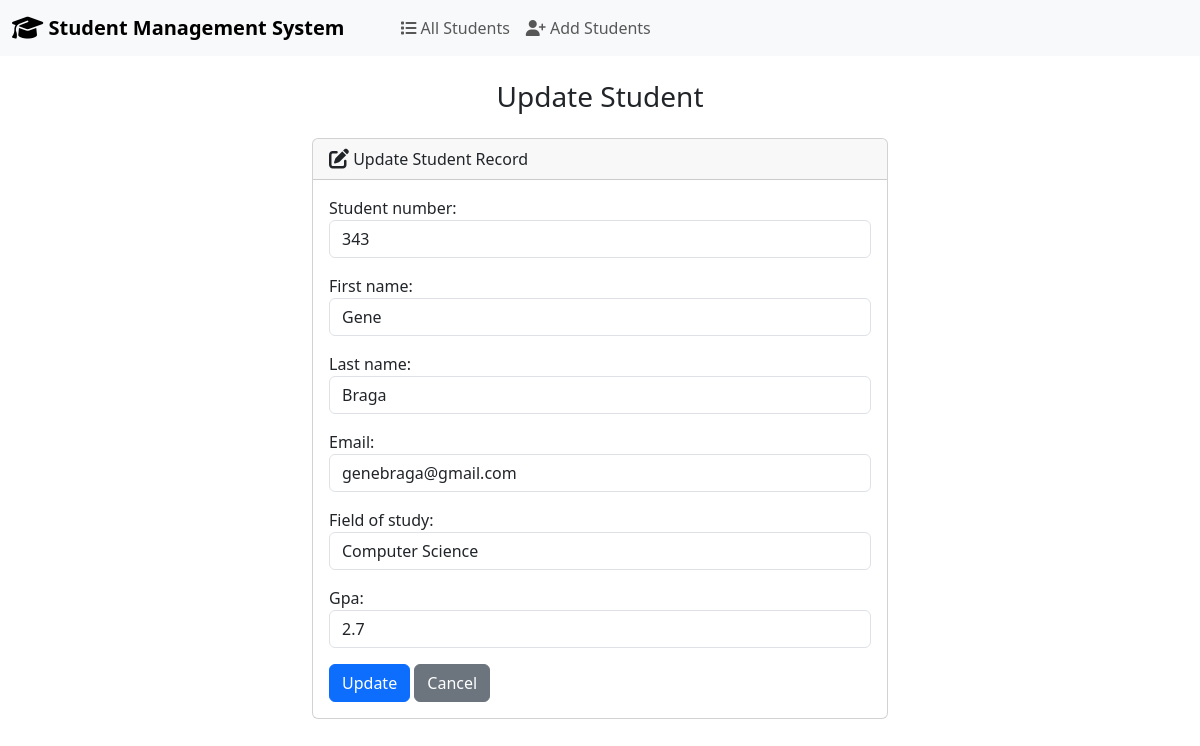
Page /edit/1/ on the committed database.
### students/models.py (models this page shows, shortened)
class Student(models.Model):
    student_number = models.PositiveIntegerField()
    first_name = models.CharField(max_length=50)
    last_name = models.CharField(max_length=50)
    email = models.EmailField(max_length=100)
    field_of_study = models.CharField(max_length = 100)
    gpa = models.FloatField()

### students/views.py (the view)
# urls.py: path('edit/<int:id>/', views.edit, name='edit'),
def edit(request, id):
    if request.method == 'POST':
        student = Student.objects.get(pk=id)
        form = StudentForm(request.POST, instance=student)
        if form.is_valid():
            form.save()
            return render(request, 'students/edit.html', {
                'form': form,
                'success': True
            })
    else:
        student = Student.objects.get(pk=id)
        form = StudentForm(instance = student)
    return render(request, 'students/edit.html', {
        'form': form
    })

### students/forms.py
class StudentForm(forms.ModelForm):
    class Meta:
        model = Student
        fields = ['student_number', 'first_name', 'last_name', 'email', 'field_of_study', 'gpa']
        label = {
            'student_number': 'Student Number',
            'first_name': 'First Name',
            'last_name': 'Last Name',
            'email': 'Email',
            'field_of_study': 'Field of Study',
            'gpa': 'GPA',
        }
        widgets = {
            'student_number': forms.NumberInput(attrs={'class': 'form-control'}),
            'first_name': forms.TextInput(attrs={'class': 'form-control'}),
            'last_name': forms.TextInput(attrs={'class': 'form-control'}),
            'email': forms.EmailInput(attrs={'class': 'form-control'}),
            'field_of_study': forms.TextInput(attrs={'class': 'form-control'}),
            'gpa': forms.NumberInput(attrs={'class': 'form-control'})
        }

### students/templates/students/edit.html (shortened to what this page needs)
{% extends "students/base.html" %}
{% block body%}
    <h3 class="text-center m-4">Update Student</h3>
    {% if success %}
        <div class="alert alert-success">
            The student updated successfully
            <a href="{% url "index" %}">Go to Home Page</a>
        </div>
    {% else %}
        <div class="row justify-content-center">
            <div class="col-6">
                <div class="card">
                    <div class="card-header">
                        <i class="fa-solid fa-pen-to-square fa-lg"></i> Update Student Record
                    </div>
                    <div class="card-body">
                      <form method="post">
                        {{ form.as_p }}
                        <button type="submit" class="btn btn-primary">Update</button>
                        <a href="{% url "index" %}" class="btn btn-secondary">Cancel</a>
                      </form>
                    </div>
                  </div>
            </div>
        </div>
    {% endif %}
{% endblock %}

### rows in the picture
Student: student_number "343", first_name "Gene", last_name "Braga", email "genebraga@gmail.com", field_of_study "Computer Science", gpa "2.7"
